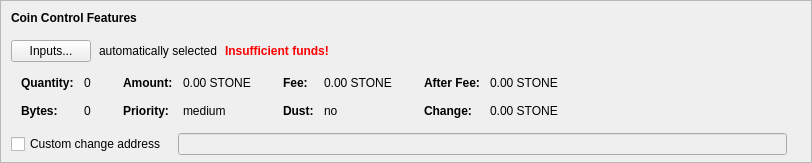
    <widget class="QFrame" name="frameCoinControl">
     <property name="sizePolicy">
      <sizepolicy hsizetype="Expanding" vsizetype="Expanding">
       <horstretch>0</horstretch>
       <verstretch>0</verstretch>
      </sizepolicy>
     </property>
     <property name="maximumSize">
      <size>
       <width>16777215</width>
       <height>16777215</height>
      </size>
     </property>
     <property name="frameShape">
      <enum>QFrame::StyledPanel</enum>
     </property>
     <property name="frameShadow">
      <enum>QFrame::Sunken</enum>
     </property>
     <layout class="QVBoxLayout" name="verticalLayoutCoinControl2">
      <property name="spacing">
       <number>0</number>
      </property>
      <property name="leftMargin">
       <number>0</number>
      </property>
      <property name="topMargin">
       <number>0</number>
      </property>
      <property name="rightMargin">
       <number>0</number>
      </property>
      <property name="bottomMargin">
       <number>6</number>
      </property>
      <item>
       <layout class="QVBoxLayout" name="verticalLayoutCoinControl" stretch="0,0,0,0,1">
        <property name="spacing">
         <number>0</number>
        </property>
        <property name="leftMargin">
         <number>10</number>
        </property>
        <property name="topMargin">
         <number>10</number>
        </property>
        <item>
         <layout class="QHBoxLayout" name="horizontalLayoutCoinControl1">
          <property name="bottomMargin">
           <number>15</number>
          </property>
          <item>
           <widget class="QLabel" name="labelCoinControlFeatures">
            <property name="sizePolicy">
             <sizepolicy hsizetype="Preferred" vsizetype="Maximum">
              <horstretch>0</horstretch>
              <verstretch>0</verstretch>
             </sizepolicy>
            </property>
            <property name="font">
             <font>
              <weight>75</weight>
              <bold>true</bold>
             </font>
            </property>
            <property name="styleSheet">
             <string notr="true">font-weight:bold;</string>
            </property>
            <property name="text">
             <string>Coin Control Features</string>
            </property>
           </widget>
          </item>
         </layout>
        </item>
        <item>
         <layout class="QHBoxLayout" name="horizontalLayoutCoinControl2" stretch="0,0,0,0">
          <property name="spacing">
           <number>8</number>
          </property>
          <property name="bottomMargin">
           <number>10</number>
          </property>
          <item>
           <widget class="QPushButton" name="pushButtonCoinControl">
            <property name="styleSheet">
             <string notr="true"/>
            </property>
            <property name="text">
             <string>Inputs...</string>
            </property>
            <property name="autoDefault">
             <bool>false</bool>
            </property>
           </widget>
          </item>
          <item>
           <widget class="QLabel" name="labelCoinControlAutomaticallySelected">
            <property name="text">
             <string>automatically selected</string>
            </property>
            <property name="margin">
             <number>5</number>
            </property>
           </widget>
          </item>
          <item>
           <widget class="QLabel" name="labelCoinControlInsuffFunds">
            <property name="font">
             <font>
              <weight>75</weight>
              <bold>true</bold>
             </font>
            </property>
            <property name="styleSheet">
             <string notr="true">color:red;font-weight:bold;</string>
            </property>
            <property name="text">
             <string>Insufficient funds!</string>
            </property>
            <property name="margin">
             <number>5</number>
            </property>
           </widget>
          </item>
          <item>
           <spacer name="horizontalSpacerCoinControl">
            <property name="orientation">
             <enum>Qt::Horizontal</enum>
            </property>
            <property name="sizeHint" stdset="0">
             <size>
              <width>40</width>
              <height>1</height>
             </size>
            </property>
           </spacer>
          </item>
         </layout>
        </item>
        <item>
         <widget class="QWidget" name="widgetCoinControl" native="true">
          <property name="sizePolicy">
           <sizepolicy hsizetype="Preferred" vsizetype="Preferred">
            <horstretch>0</horstretch>
            <verstretch>0</verstretch>
           </sizepolicy>
          </property>
          <property name="minimumSize">
           <size>
            <width>0</width>
            <height>0</height>
           </size>
          </property>
          <property name="styleSheet">
           <string notr="true"/>
          </property>
          <layout class="QHBoxLayout" name="horizontalLayoutCoinControl5">
           <property name="leftMargin">
            <number>0</number>
           </property>
           <property name="topMargin">
            <number>0</number>
           </property>
           <property name="rightMargin">
            <number>0</number>
           </property>
           <property name="bottomMargin">
            <number>0</number>
           </property>
           <item>
            <layout class="QHBoxLayout" name="horizontalLayoutCoinControl3" stretch="0,0,0,1">
             <property name="spacing">
              <number>20</number>
             </property>
             <property name="topMargin">
              <number>0</number>
             </property>
             <property name="bottomMargin">
              <number>10</number>
             </property>
             <item>
              <layout class="QFormLayout" name="formLayoutCoinControl1">
               <property name="horizontalSpacing">
                <number>10</number>
               </property>
               <property name="verticalSpacing">
                <number>14</number>
               </property>
               <property name="leftMargin">
                <number>10</number>
               </property>
               <property name="topMargin">
                <number>4</number>
               </property>
               <property name="rightMargin">
                <number>6</number>
               </property>
               <item row="0" column="0">
                <widget class="QLabel" name="labelCoinControlQuantityText">
                 <property name="font">
                  <font>
                   <weight>75</weight>
                   <bold>true</bold>
                  </font>
                 </property>
                 <property name="text">
                  <string>Quantity:</string>
                 </property>
                 <property name="margin">
                  <number>0</number>
                 </property>
                </widget>
               </item>
               <item row="0" column="1">
                <widget class="QLabel" name="labelCoinControlQuantity">
                 <property name="cursor">
                  <cursorShape>IBeamCursor</cursorShape>
                 </property>
                 <property name="contextMenuPolicy">
                  <enum>Qt::ActionsContextMenu</enum>
                 </property>
                 <property name="text">
                  <string notr="true">0</string>
                 </property>
                 <property name="margin">
                  <number>0</number>
                 </property>
                 <property name="textInteractionFlags">
                  <set>Qt::LinksAccessibleByMouse|Qt::TextSelectableByKeyboard|Qt::TextSelectableByMouse</set>
                 </property>
                </widget>
               </item>
               <item row="1" column="0">
                <widget class="QLabel" name="labelCoinControlBytesText">
                 <property name="font">
                  <font>
                   <weight>75</weight>
                   <bold>true</bold>
                  </font>
                 </property>
                 <property name="text">
                  <string>Bytes:</string>
                 </property>
                </widget>
               </item>
               <item row="1" column="1">
                <widget class="QLabel" name="labelCoinControlBytes">
                 <property name="cursor">
                  <cursorShape>IBeamCursor</cursorShape>
                 </property>
                 <property name="contextMenuPolicy">
                  <enum>Qt::ActionsContextMenu</enum>
                 </property>
                 <property name="text">
                  <string notr="true">0</string>
                 </property>
                 <property name="textInteractionFlags">
                  <set>Qt::LinksAccessibleByMouse|Qt::TextSelectableByKeyboard|Qt::TextSelectableByMouse</set>
                 </property>
                </widget>
               </item>
              </layout>
             </item>
             <item>
              <layout class="QFormLayout" name="formLayoutCoinControl2">
               <property name="horizontalSpacing">
                <number>10</number>
               </property>
               <property name="verticalSpacing">
                <number>14</number>
               </property>
               <property name="leftMargin">
                <number>6</number>
               </property>
               <property name="topMargin">
                <number>4</number>
               </property>
               <property name="rightMargin">
                <number>6</number>
               </property>
               <item row="0" column="0">
                <widget class="QLabel" name="labelCoinControlAmountText">
                 <property name="font">
                  <font>
                   <weight>75</weight>
                   <bold>true</bold>
                  </font>
                 </property>
                 <property name="text">
                  <string>Amount:</string>
                 </property>
                 <property name="margin">
                  <number>0</number>
                 </property>
                </widget>
               </item>
               <item row="0" column="1">
                <widget class="QLabel" name="labelCoinControlAmount">
                 <property name="cursor">
                  <cursorShape>IBeamCursor</cursorShape>
                 </property>
                 <property name="contextMenuPolicy">
                  <enum>Qt::ActionsContextMenu</enum>
                 </property>
                 <property name="text">
                  <string notr="true">0.00 STONE</string>
                 </property>
                 <property name="textInteractionFlags">
                  <set>Qt::LinksAccessibleByMouse|Qt::TextSelectableByKeyboard|Qt::TextSelectableByMouse</set>
                 </property>
                </widget>
               </item>
               <item row="1" column="0">
                <widget class="QLabel" name="labelCoinControlPriorityText">
                 <property name="font">
                  <font>
                   <weight>75</weight>
                   <bold>true</bold>
                  </font>
                 </property>
                 <property name="text">
                  <string>Priority:</string>
                 </property>
                </widget>
               </item>
               <item row="1" column="1">
                <widget class="QLabel" name="labelCoinControlPriority">
                 <property name="cursor">
                  <cursorShape>IBeamCursor</cursorShape>
                 </property>
                 <property name="contextMenuPolicy">
                  <enum>Qt::ActionsContextMenu</enum>
                 </property>
                 <property name="text">
                  <string>medium</string>
                 </property>
                 <property name="textInteractionFlags">
                  <set>Qt::LinksAccessibleByMouse|Qt::TextSelectableByKeyboard|Qt::TextSelectableByMouse</set>
                 </property>
                </widget>
               </item>
              </layout>
             </item>
             <item>
              <layout class="QFormLayout" name="formLayoutCoinControl3">
               <property name="horizontalSpacing">
                <number>10</number>
               </property>
               <property name="verticalSpacing">
                <number>14</number>
               </property>
               <property name="leftMargin">
                <number>6</number>
               </property>
               <property name="topMargin">
                <number>4</number>
               </property>
               <property name="rightMargin">
                <number>6</number>
               </property>
               <item row="0" column="0">
                <widget class="QLabel" name="labelCoinControlFeeText">
                 <property name="font">
                  <font>
                   <weight>75</weight>
                   <bold>true</bold>
                  </font>
                 </property>
                 <property name="text">
                  <string>Fee:</string>
                 </property>
                 <property name="margin">
                  <number>0</number>
                 </property>
                </widget>
               </item>
               <item row="0" column="1">
                <widget class="QLabel" name="labelCoinControlFee">
                 <property name="cursor">
                  <cursorShape>IBeamCursor</cursorShape>
                 </property>
                 <property name="contextMenuPolicy">
                  <enum>Qt::ActionsContextMenu</enum>
                 </property>
                 <property name="text">
                  <string notr="true">0.00 STONE</string>
                 </property>
                 <property name="textInteractionFlags">
                  <set>Qt::LinksAccessibleByMouse|Qt::TextSelectableByKeyboard|Qt::TextSelectableByMouse</set>
                 </property>
                </widget>
               </item>
               <item row="1" column="0">
                <widget class="QLabel" name="labelCoinControlLowOutputText">
                 <property name="font">
                  <font>
                   <weight>75</weight>
                   <bold>true</bold>
                  </font>
                 </property>
                 <property name="text">
                  <string>Dust:</string>
                 </property>
                </widget>
               </item>
               <item row="1" column="1">
                <widget class="QLabel" name="labelCoinControlLowOutput">
                 <property name="cursor">
                  <cursorShape>IBeamCursor</cursorShape>
                 </property>
                 <property name="contextMenuPolicy">
                  <enum>Qt::ActionsContextMenu</enum>
                 </property>
                 <property name="text">
                  <string>no</string>
                 </property>
                 <property name="textInteractionFlags">
                  <set>Qt::LinksAccessibleByMouse|Qt::TextSelectableByKeyboard|Qt::TextSelectableByMouse</set>
                 </property>
                </widget>
               </item>
              </layout>
             </item>
             <item>
              <layout class="QFormLayout" name="formLayoutCoinControl4">
               <property name="horizontalSpacing">
                <number>10</number>
               </property>
               <property name="verticalSpacing">
                <number>14</number>
               </property>
               <property name="leftMargin">
                <number>6</number>
               </property>
               <property name="topMargin">
                <number>4</number>
               </property>
               <property name="rightMargin">
                <number>6</number>
               </property>
               <item row="0" column="0">
                <widget class="QLabel" name="labelCoinControlAfterFeeText">
                 <property name="font">
                  <font>
                   <weight>75</weight>
                   <bold>true</bold>
                  </font>
                 </property>
                 <property name="text">
                  <string>After Fee:</string>
                 </property>
                 <property name="margin">
                  <number>0</number>
                 </property>
                </widget>
               </item>
               <item row="0" column="1">
                <widget class="QLabel" name="labelCoinControlAfterFee">
                 <property name="cursor">
                  <cursorShape>IBeamCursor</cursorShape>
                 </property>
                 <property name="contextMenuPolicy">
                  <enum>Qt::ActionsContextMenu</enum>
                 </property>
                 <property name="text">
                  <string notr="true">0.00 STONE</string>
                 </property>
                 <property name="textInteractionFlags">
                  <set>Qt::LinksAccessibleByMouse|Qt::TextSelectableByKeyboard|Qt::TextSelectableByMouse</set>
                 </property>
                </widget>
               </item>
               <item row="1" column="0">
                <widget class="QLabel" name="labelCoinControlChangeText">
                 <property name="font">
                  <font>
                   <weight>75</weight>
                   <bold>true</bold>
                  </font>
                 </property>
                 <property name="text">
                  <string>Change:</string>
                 </property>
                </widget>
               </item>
               <item row="1" column="1">
                <widget class="QLabel" name="labelCoinControlChange">
                 <property name="cursor">
                  <cursorShape>IBeamCursor</cursorShape>
                 </property>
                 <property name="contextMenuPolicy">
                  <enum>Qt::ActionsContextMenu</enum>
                 </property>
                 <property name="text">
                  <string notr="true">0.00 STONE</string>
                 </property>
                 <property name="textInteractionFlags">
                  <set>Qt::LinksAccessibleByMouse|Qt::TextSelectableByKeyboard|Qt::TextSelectableByMouse</set>
                 </property>
                </widget>
               </item>
              </layout>
             </item>
            </layout>
           </item>
          </layout>
         </widget>
        </item>
        <item>
         <layout class="QHBoxLayout" name="horizontalLayoutCoinControl4" stretch="0,0,0">
          <property name="spacing">
           <number>12</number>
          </property>
          <property name="sizeConstraint">
           <enum>QLayout::SetDefaultConstraint</enum>
          </property>
          <property name="topMargin">
           <number>5</number>
          </property>
          <property name="rightMargin">
           <number>5</number>
          </property>
          <item>
           <widget class="QCheckBox" name="checkBoxCoinControlChange">
            <property name="toolTip">
             <string>If this is activated, but the change address is empty or invalid, change will be sent to a newly generated address.</string>
            </property>
            <property name="text">
             <string>Custom change address</string>
            </property>
           </widget>
          </item>
          <item>
           <widget class="QValidatedLineEdit" name="lineEditCoinControlChange">
            <property name="enabled">
             <bool>false</bool>
            </property>
            <property name="sizePolicy">
             <sizepolicy hsizetype="Expanding" vsizetype="Fixed">
              <horstretch>0</horstretch>
              <verstretch>0</verstretch>
             </sizepolicy>
            </property>
           </widget>
          </item>
          <item>
           <widget class="QLabel" name="labelCoinControlChangeLabel">
            <property name="sizePolicy">
             <sizepolicy hsizetype="Preferred" vsizetype="Expanding">
              <horstretch>0</horstretch>
              <verstretch>0</verstretch>
             </sizepolicy>
            </property>
            <property name="minimumSize">
             <size>
              <width>0</width>
              <height>0</height>
             </size>
            </property>
            <property name="text">
             <string/>
            </property>
            <property name="margin">
             <number>3</number>
            </property>
           </widget>
          </item>
         </layout>
        </item>
        <item>
         <spacer name="verticalSpacerCoinControl">
          <property name="orientation">
           <enum>Qt::Vertical</enum>
          </property>
          <property name="sizeHint" stdset="0">
           <size>
            <width>800</width>
            <height>1</height>
           </size>
          </property>
         </spacer>
        </item>
       </layout>
      </item>
     </layout>
    </widget>
